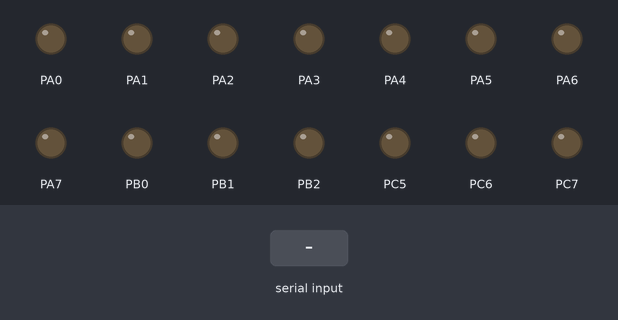
A program run on a simulated ATmega32, built with avr-gcc and emulated at 16 MHz. Shown: output pins drawn as LEDs (lit = HIGH). The inputs (shaded band) are chosen by the test bench. Pins used as bus, display or sensor lines are not drawn; what the program prints to the serial monitor is not drawn.

Above: at 1.9 s.
2.0 s: "1" received over Serial
At 2.8 s:
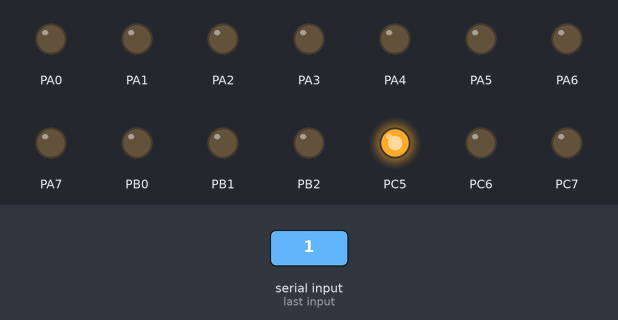
3.5 s: "3" received over Serial
At 4.0 s:
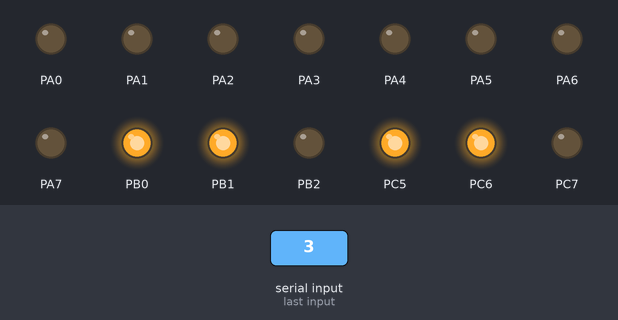
5.0 s: "2" received over Serial
At 6.2 s:
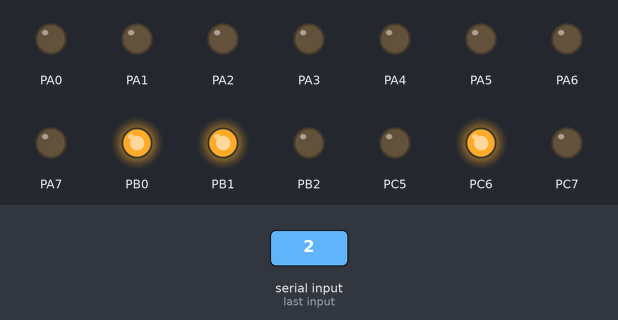
6.5 s: "4" received over Serial
At 7.7 s:
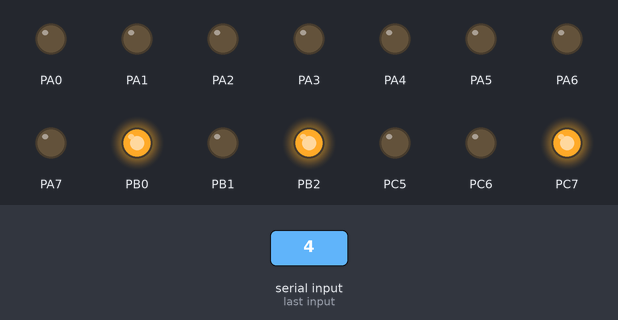
8.0 s: "1" received over Serial
At 8.6 s:
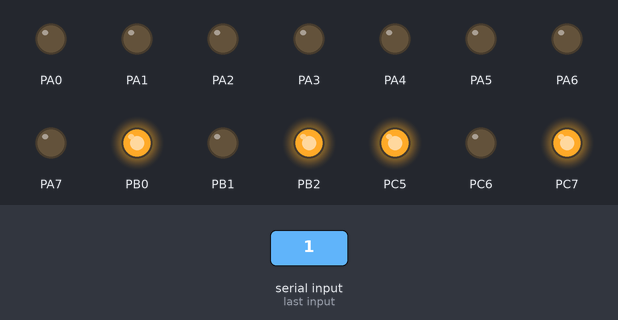
Timing chart, 0 to 10.5 s (numbered marks = the images above; inputs shaded):
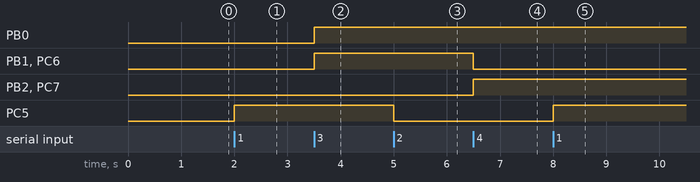

The program:

main.c
```c
/*
 * MASTER.c
 *
 * Created: 11/12/2020 11:28:48 م
 * Author : GASSER
 */

#include <avr/io.h>

#include <avr/io.h>
#include "STD_types.h"
#include "DIO.h"
#include "SPI.h"
#include "USART.h"
#define  F_CPU 16000000UL
#include <util/delay.h>
//#include "LCD.h"


int main(void)
{
	Uint8 Data_in ;
	DIO_Init();
	SPI_Init('M');
	SlaveEn();
	USART_Init(9600);

	while (1)
	{
SPI_Write(0x11);
_delay_ms(500);
SPI_Write(0x22);
_delay_ms(500);


Data_in = USART_RxChar();						/* receive data from Bluetooth device*/
if(Data_in =='1')
{
	DIO_write(DIO_channelC5,STD_high);							/* Turn ON LED */
	USART_SendString("LED_ON");					/* send status of LED i.e. LED ON */
}

else if(Data_in =='2')
{
	DIO_write(DIO_channelC5,STD_low);							/* Turn OFF LED */
	USART_SendString("LED_OFF"); 				/* send status of LED i.e. LED OFF */

}


else if(Data_in =='3')
{
	DIO_write(DIO_channelB0,STD_high);							/* Turn OFF LED */
	DIO_write(DIO_channelB1,STD_high);
	DIO_write(DIO_channelB2,STD_low);
	DIO_write(DIO_channelC6,STD_high);
	DIO_write(DIO_channelC7,STD_low);
	USART_SendString("FAN_MODE"); 				/* send status of LED i.e. LED OFF */

}


else if(Data_in =='4')
{
	DIO_write(DIO_channelB0,STD_high);							/* Turn OFF LED */
	DIO_write(DIO_channelB1,STD_low);
	DIO_write(DIO_channelB2,STD_high);
	DIO_write(DIO_channelC6,STD_low);
	DIO_write(DIO_channelC7,STD_high);
	USART_SendString("REPELLENT_MODE");
}

else if(Data_in =='5')
{
	DIO_write(DIO_channelB0,STD_low);							/* Turn OFF LED */
	DIO_write(DIO_channelB1,STD_low);
	DIO_write(DIO_channelB2,STD_low);
		DIO_write(DIO_channelC6,STD_low);
		DIO_write(DIO_channelC7,STD_low);
		USART_SendString("OFF_MODE");
}


else
USART_SendString("Select proper option");

}


	}
```

SPI.c
```c
/*
 * SPI.c
 *
 * Created: 11/12/2020 11:43:27 م
 *  Author: GASSER
 */


#include "SPI.h"


void SPI_Init(Uint8 state)
{
	switch (state)
	{

		case 'M' :
		SPCR |= (1<<SPE)|(1<<MSTR);	/* Enable SPI in master mode with Fosc/16 */
		SlaveDis();
		break;

		case 'S' :
		SPCR |= (1<<SPE);//Enable the SPI
		break;

	}
}

void SPI_Write(Uint8 data)		/* SPI write data function */
{
	char flush_buffer;
	SPDR = data;			/* Write data to SPI data register */
	while(!(SPSR & (1<<SPIF)));	/* Wait till transmission complete */
	flush_buffer = SPDR;		/* Flush received data */
}

Uint8 SPI_Receive()			/* SPI Receive data function */
{
	while(!(SPSR & (1<<SPIF)));	/* Wait till reception complete */
	return(SPDR);			/* Return received data */
}
```

SPI.h
```c
/*
 * SPI.h
 *
 * Created: 11/12/2020 11:42:54 م
 *  Author: GASSER
 */


#ifndef SPI_H_
#define SPI_H_


#include "DIO.h"
#include "avr/io.h"


#define SS   DIO_channelB4
#define MOSI DIO_channelB5
#define MISO DIO_channelB6
#define SCK  DIO_channelB7

#define SlaveEn() (DIO_write(SS,STD_low))
#define SlaveDis() (DIO_write(SS,STD_high))

void SPI_Init(Uint8);
void SPI_Write(Uint8 data);
Uint8 SPI_Receive();


#endif /* SPI_H_ */
```

USART.c
```c
/*
 * USART.c
 *
 * Created: 12/12/2020 03:58:36 ص
 *  Author: GASSER
 */
#include "USART.h"


void USART_Init(unsigned long BAUDRATE)				/* USART initialize function */
{
	UCSRB |= (1 << RXEN) | (1 << TXEN);				/* Enable USART transmitter and receiver */
	UCSRC |= (1 << URSEL)| (1 << UCSZ0) | (1 << UCSZ1);	/* Write USCRC for 8 bit data and 1 stop bit */
	UBRRL = BAUD_PRESCALE;							/* Load UBRRL with lower 8 bit of prescale value */
	UBRRH = (BAUD_PRESCALE >> 8);					/* Load UBRRH with upper 8 bit of prescale value */
}

char USART_RxChar()									/* Data receiving function */
{
	while (!(UCSRA & (1 << RXC)));					/* Wait until new data receive */
	return(UDR);									/* Get and return received data */
}

void USART_TxChar(char data)						/* Data transmitting function */
{
	UDR = data;										/* Write data to be transmitting in UDR */
	while (!(UCSRA & (1<<UDRE)));					/* Wait until data transmit and buffer get empty */
}

void USART_SendString(char *str)					/* Send string of USART data function */
{
	int i=0;
	while (str[i]!=0)
	{
		USART_TxChar(str[i]);						/* Send each char of string till the NULL */
		i++;
	}
}
```

USART.h
```c
/*
 * USART.h
 *
 * Created: 12/12/2020 03:58:05 ص
 *  Author: GASSER
 */


#ifndef USART_H_
#define USART_H_


#define F_CPU 16000000UL						/* Define CPU clock Frequency e.g. here its 8MHz */
#include <avr/io.h>							/* Include AVR std. library file */
#define BAUD_PRESCALE (((F_CPU / (BAUDRATE * 16UL))) - 1)	/* Define prescale value */

void USART_Init(unsigned long);				/* USART initialize function */
char USART_RxChar();						/* Data receiving function */
void USART_TxChar(char);					/* Data transmitting function */
void USART_SendString(char*);				/* Send string of USART data function */


#endif /* USART_H_ */
```

bluetooth.c
```c
/*
 * bluetooth.c
 *
 * Created: 11/12/2020 11:44:48 م
 *  Author: GASSER
 */


#include "bluetooth.h"
#include "DIO_types.h"
#include "DIO.h"
#include "DIO_CFG.h"


void bluetooth (Uint8 text)
{

}
```

bluetooth.h
```c
/*
 * bluetooth.h
 *
 * Created: 11/12/2020 11:44:17 م
 *  Author: GASSER
 */


#ifndef BLUETOOTH_H_
#define BLUETOOTH_H_
#include "STD_types.h"

extern void bluetooth (Uint8 text);


#endif /* BLUETOOTH_H_ */
```

BitMath.h
```c
/*
 * BitMath.h
 *
 * Created: 11/12/2020 11:30:11 م
 *  Author: GASSER
 */


#ifndef BITMATH_H_
#define BITMATH_H_


#define setB(reg,bit)     reg|=(1<<bit)
#define clrB(reg,bit)     reg&=~(1<<bit)
#define getB(reg,bit)     ((reg>>bit) & 1)
#define toggleB(reg,bit)  reg^=(1<<bit)


#endif /* BITMATH_H_ */
```

DIO.c
```c
/*
 * DIO.c
 *
 * Created: 11/12/2020 11:30:44 م
 *  Author: GASSER
 */


#include "DIO.h"

void DIO_write(DIO_ChannelTypes ChannelID, STD_LevelTypes level)
{
	DIO_PortTypes portX = ChannelID/8;
	DIO_ChannelTypes ChannelPos = ChannelID%8;

	switch (portX)
	{
		case DIO_portA:
		if (level == STD_high)
		{
			setB(PORTA_reg, ChannelPos);
		}
		else
		{
			clrB(PORTA_reg, ChannelPos);
		}
		break;


		case DIO_portB:
		if (level == STD_high)
		{
			setB(PORTB_reg, ChannelPos);
		}
		else
		{
			clrB(PORTB_reg, ChannelPos);
		}
		break;


		case DIO_portC:
		if (level == STD_high)
		{
			setB(PORTC_reg, ChannelPos);
		}
		else
		{
			clrB(PORTC_reg, ChannelPos);
		}
		break;


		case DIO_portD:
		if (level == STD_high)
		{
			setB(PORTD_reg, ChannelPos);
		}
		else
		{
			clrB(PORTD_reg, ChannelPos);
		}
		break;

	}
}

STD_LevelTypes DIO_read(DIO_ChannelTypes ChannelID)
{
	STD_LevelTypes ChannelBit=0;
	DIO_PortTypes portX =  ChannelID /8;
	DIO_ChannelTypes ChannelPos = ChannelID%8;

	switch (portX)
	{
		case DIO_portA:
		ChannelBit = getB (PINA_reg,ChannelPos);
		break;

		case DIO_portB:
		ChannelBit = getB (PINB_reg,ChannelPos);
		break;

		case DIO_portC:
		ChannelBit = getB (PINC_reg,ChannelPos);
		break;

		case DIO_portD:
		ChannelBit = getB (PIND_reg,ChannelPos);
		break;
	}
	return(ChannelBit);
}

void DIO_toggle(DIO_ChannelTypes ChannelID)
{
	DIO_PortTypes portX =  ChannelID /8;
	DIO_ChannelTypes ChannelPos = ChannelID%8;

	switch (portX)
	{

		case DIO_portA:
		toggleB (PORTA_reg,ChannelPos);
		break;

		case DIO_portB:
		toggleB (PORTB_reg,ChannelPos);
		break;

		case DIO_portC:
		toggleB (PORTC_reg,ChannelPos);
		break;

		case DIO_portD:
		toggleB (PORTD_reg,ChannelPos);
		break;
	}
}
```

DIO.h
```c
/*
 * DIO.h
 *
 * Created: 11/12/2020 11:30:27 م
 *  Author: GASSER
 */


#ifndef DIO_H_
#define DIO_H_

#include "BitMath.h"
#include "STD_types.h"
#include "DIO_HW.h"
#include "DIO_types.h"
#include "DIO_CFG.h"

void DIO_write(DIO_ChannelTypes ChannelID, STD_LevelTypes level);
STD_LevelTypes DIO_read(DIO_ChannelTypes ChannelID);
void DIO_toggle(DIO_ChannelTypes ChannelID);


#endif /* DIO_H_ */
```

DIO_CFG.c
```c
/*
 * DIO_CFG.c
 *
 * Created: 11/12/2020 11:31:44 م
 *  Author: GASSER
 */


#include "DIO_CFG.h"


void DIO_Init(void)
{
	const Dio_PinCFG PinCfg[] =
	{
		//PORTA
		{output,STD_high},
		{output,STD_high},
		{output,STD_high},
		{output,STD_high},
		{output,STD_high},
		{output,STD_high},
		{output,STD_high},
		{output,STD_high},
		//PORTB
		{output,STD_high},
		{output,STD_high},
		{output,STD_high},
		{output,STD_high},
		{output,STD_high},
		{output,STD_high},
		{input,STD_low},
		{output,STD_high},
		//PORTC
		{output,STD_high},
		{output,STD_high},
		{output,STD_high},
		{output,STD_high},
		{output,STD_high},
		{output,STD_high},
		{output,STD_high},
		{output,STD_high},
		//PORTD
		{output,STD_high},
		{output,STD_high},
		{output,STD_high},
		{output,STD_high},
		{output,STD_high},
		{output,STD_high},
		{output,STD_high},
		{output,STD_high}
	};

	Uint8 count=0;
	DIO_PortTypes portX;
	DIO_ChannelTypes ChannelPos;

	for (count=DIO_channelA0; count<PINCOUNT ; count++)
	{
		portX = count/8;
		ChannelPos = count%8;

		switch (portX)
		{
			case DIO_portA:
			if (PinCfg[count].PinDir == output)
			{
				setB (DDRA_reg,ChannelPos);
			}
			else
			{
				clrB (DDRA_reg,ChannelPos);
			}
			break;


			case DIO_portB:
			if (PinCfg[count].PinDir == output)
			{
				setB (DDRB_reg,ChannelPos);
			}
			else
			{
				clrB (DDRB_reg,ChannelPos);
			}
			break;


			case DIO_portC:
			if (PinCfg[count].PinDir == output)
			{
				setB (DDRC_reg,ChannelPos);
			}
			else
			{
				clrB (DDRC_reg,ChannelPos);
			}
			break;


			case DIO_portD:
			if (PinCfg[count].PinDir == output)
			{
				setB (DDRD_reg,ChannelPos);
			}
			else
			{
				clrB (DDRD_reg,ChannelPos);
			}
			break;


		}
	}
}
```

DIO_CFG.h
```c
/*
 * DIO_CFG.h
 *
 * Created: 11/12/2020 11:31:20 م
 *  Author: GASSER
 */


#ifndef DIO_CFG_H_
#define DIO_CFG_H_


#include "DIO.h"


typedef struct {
	DIO_DirTypes PinDir;
	STD_LevelTypes PinLevel;
}Dio_PinCFG;

#define PINCOUNT 32

void DIO_Init(void);


#endif /* DIO_CFG_H_ */
```

DIO_HW.h
```c
/*
 * DIO_HW.h
 *
 * Created: 11/12/2020 11:33:11 م
 *  Author: GASSER
 */


#ifndef DIO_HW_H_
#define DIO_HW_H_


#define PORTA_reg (*((volatile Uint8*)0x3B))
#define DDRA_reg (*((volatile Uint8*)0x3A))
#define PINA_reg (*((volatile Uint8*)0x39))

#define PORTB_reg (*((volatile Uint8*)0x38))
#define DDRB_reg (*((volatile Uint8*)0x37))
#define PINB_reg (*((volatile Uint8*)0x36))

#define PORTC_reg (*((volatile Uint8*)0x35))
#define DDRC_reg (*((volatile Uint8*)0x34))
#define PINC_reg (*((volatile Uint8*)0x33))

#define PORTD_reg (*((volatile Uint8*)0x32))
#define DDRD_reg (*((volatile Uint8*)0x31))
#define PIND_reg (*((volatile Uint8*)0x30))


#endif /* DIO_HW_H_ */
```

DIO_types.h
```c
/*
 * DIO_types.h
 *
 * Created: 11/12/2020 11:33:32 م
 *  Author: GASSER
 */


#ifndef DIO_TYPES_H_
#define DIO_TYPES_H_


typedef enum{
	DIO_channelA0=0,
	DIO_channelA1,
	DIO_channelA2,
	DIO_channelA3,
	DIO_channelA4,
	DIO_channelA5,
	DIO_channelA6,
	DIO_channelA7,

	DIO_channelB0,
	DIO_channelB1,
	DIO_channelB2,
	DIO_channelB3,
	DIO_channelB4,
	DIO_channelB5,
	DIO_channelB6,
	DIO_channelB7,

	DIO_channelC0,
	DIO_channelC1,
	DIO_channelC2,
	DIO_channelC3,
	DIO_channelC4,
	DIO_channelC5,
	DIO_channelC6,
	DIO_channelC7,

	DIO_channelD0,
	DIO_channelD1,
	DIO_channelD2,
	DIO_channelD3,
	DIO_channelD4,
	DIO_channelD5,
	DIO_channelD6,
	DIO_channelD7

}DIO_ChannelTypes;

typedef enum{
	DIO_portA=0,
	DIO_portB,
	DIO_portC,
	DIO_portD

}DIO_PortTypes;


typedef enum {
	input=0,
	output
}DIO_DirTypes;


#endif /* DIO_TYPES_H_ */
```

STD_types.h
```c
/*
 * STD_types.h
 *
 * Created: 11/12/2020 11:32:20 م
 *  Author: GASSER
 */


#ifndef STD_TYPES_H_
#define STD_TYPES_H_

#include "BitMath.h"

typedef			unsigned char		      Uint8;
typedef			unsigned short		      Uint16;
typedef			unsigned long             Uint32;
typedef			unsigned long long        Uint64;
typedef			signed char               Sint8;
typedef         short                     Sint16;
typedef         long				      Sint32;
typedef         long long				  Sint64;

typedef	enum {
	STD_low=0,
	STD_high
}STD_LevelTypes;


#endif /* STD_TYPES_H_ */
```

Measured:
- after the input at 2.0 s, PC5: LOW → HIGH at once
- after the input at 3.5 s, PB0, PB1, PC6: LOW → HIGH at once
- after the input at 5.0 s, PC5: HIGH → LOW at once
- after the input at 6.5 s, PB1, PC6: HIGH → LOW at once; PB2, PC7: LOW → HIGH at once
- after the input at 8.0 s, PC5: LOW → HIGH at once
